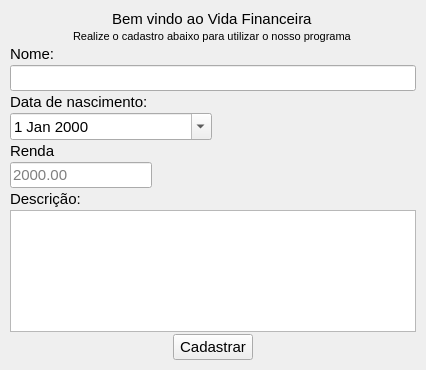
<?xml version="1.0" encoding="UTF-8"?>
<ui version="4.0">
 <class>createUser</class>
 <widget class="QWidget" name="createUser">
  <property name="geometry">
   <rect>
    <x>0</x>
    <y>0</y>
    <width>426</width>
    <height>370</height>
   </rect>
  </property>
  <property name="font">
   <font>
    <family>Segoe UI</family>
    <pointsize>11</pointsize>
   </font>
  </property>
  <property name="windowTitle">
   <string>Novo usuário</string>
  </property>
  <property name="windowIcon">
   <iconset resource="icons.qrc">
    <normaloff>:/Downloads/main_icon.png</normaloff>:/Downloads/main_icon.png</iconset>
  </property>
  <layout class="QVBoxLayout" name="verticalLayout">
   <property name="spacing">
    <number>2</number>
   </property>
   <property name="leftMargin">
    <number>10</number>
   </property>
   <property name="topMargin">
    <number>10</number>
   </property>
   <property name="rightMargin">
    <number>10</number>
   </property>
   <property name="bottomMargin">
    <number>10</number>
   </property>
   <item alignment="Qt::AlignHCenter">
    <widget class="QLabel" name="title">
     <property name="text">
      <string>Bem vindo ao Vida Financeira</string>
     </property>
    </widget>
   </item>
   <item alignment="Qt::AlignHCenter">
    <widget class="QLabel" name="sub_title">
     <property name="font">
      <font>
       <pointsize>8</pointsize>
      </font>
     </property>
     <property name="text">
      <string>Realize o cadastro abaixo para utilizar o nosso programa</string>
     </property>
    </widget>
   </item>
   <item>
    <layout class="QGridLayout" name="gridLayout">
     <item row="3" column="0">
      <widget class="QDateEdit" name="nascInput">
       <property name="calendarPopup">
        <bool>true</bool>
       </property>
      </widget>
     </item>
     <item row="0" column="0" alignment="Qt::AlignLeft">
      <widget class="QLabel" name="labelNome">
       <property name="text">
        <string>Nome:</string>
       </property>
      </widget>
     </item>
     <item row="1" column="0" colspan="2">
      <widget class="QLineEdit" name="nomeInput"/>
     </item>
     <item row="2" column="0" alignment="Qt::AlignLeft">
      <widget class="QLabel" name="labelNasc">
       <property name="text">
        <string>Data de nascimento:</string>
       </property>
      </widget>
     </item>
     <item row="5" column="0" colspan="2" alignment="Qt::AlignLeft">
      <widget class="QLineEdit" name="rendaInput">
       <property name="placeholderText">
        <string>2000.00</string>
       </property>
      </widget>
     </item>
     <item row="6" column="0" alignment="Qt::AlignLeft">
      <widget class="QLabel" name="labelDesc">
       <property name="text">
        <string>Descrição:</string>
       </property>
      </widget>
     </item>
     <item row="7" column="0" colspan="2">
      <widget class="QTextEdit" name="descInput"/>
     </item>
     <item row="8" column="0" colspan="2" alignment="Qt::AlignHCenter">
      <widget class="QPushButton" name="saveButton">
       <property name="text">
        <string>Cadastrar</string>
       </property>
      </widget>
     </item>
     <item row="4" column="0" alignment="Qt::AlignLeft">
      <widget class="QLabel" name="labelRenda">
       <property name="text">
        <string>Renda</string>
       </property>
      </widget>
     </item>
    </layout>
   </item>
  </layout>
 </widget>
 <tabstops>
  <tabstop>nomeInput</tabstop>
  <tabstop>nascInput</tabstop>
  <tabstop>rendaInput</tabstop>
  <tabstop>descInput</tabstop>
  <tabstop>saveButton</tabstop>
 </tabstops>
 <resources>
  <include location="icons.qrc"/>
 </resources>
 <connections/>
</ui>
